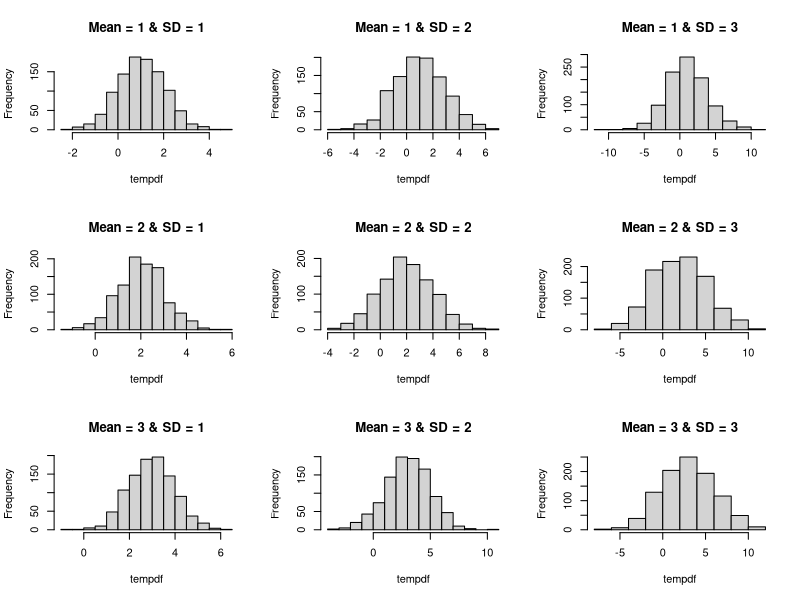
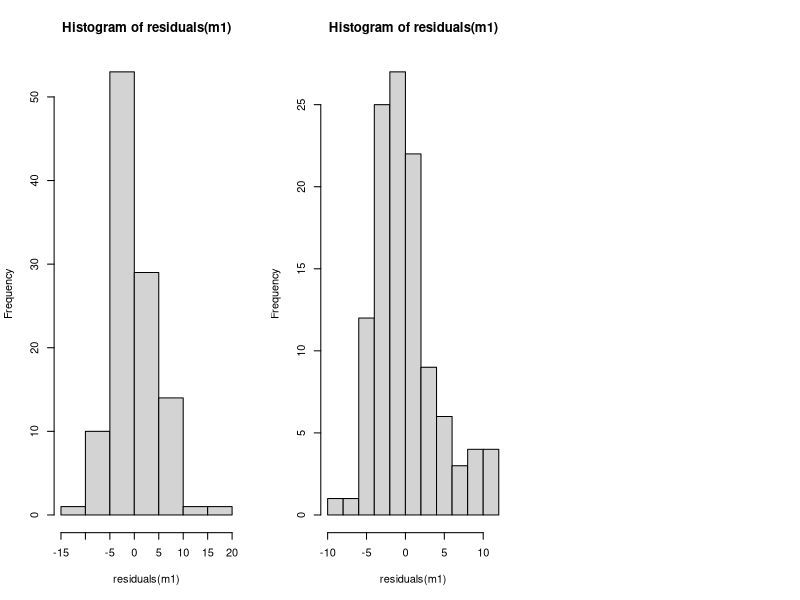

Write R code to recreate these figures, in order.
## ---- chunk 1
library(palmerpenguins)
penguins <- penguins[!is.na(penguins$body_mass_g),]
penguins <- data.frame(penguins) ## drop NAs and convert to  data.frame
str(penguins)


### separate linear models for each species
adelie <- subset(penguins, species=="Adelie")
corAde <- cor(adelie$bill_length_mm, adelie$bill_depth_mm, use="complete.obs")
chinstrap <- subset(penguins, species=="Chinstrap")
corchin <- cor(chinstrap$bill_length_mm, chinstrap$bill_depth_mm, use="complete.obs")
gentoo <- subset(penguins, species=="Gentoo")
corGen <- cor(gentoo$bill_length_mm, gentoo$bill_depth_mm, use="complete.obs")
penguinDF <- data.frame(species=c("Adelie","Chinstrap","Gentoo"), 
                        corValue =c(corAde,corchin,corGen) )

## ---- chunk 2
for(i in 1:5){
  print(i)
}

## ---- chunk 3

## list species
speciesNames <- c("Adelie","Chinstrap","Gentoo")

## Empty vector to fill
outCor <- c()

for(i in 1:3){
tempPenguin <- subset(penguins, species==speciesNames[i]) ## subset species by that iteration
corVal <- cor(tempPenguin$bill_length_mm, tempPenguin$bill_depth_mm, use="complete.obs") ##conduct correlation
outCor <- c(outCor,corVal) ## join empty vector with new cor value
}
outCor

## ---- chunk 4

## Empty vector to fill
outCor <- c()

for(i in c("Adelie","Chinstrap","Gentoo")){
tempPenguin <- subset(penguins, species== i ) ## subset species by that iteration
corVal <- cor(tempPenguin$bill_length_mm, tempPenguin$bill_depth_mm, use="complete.obs") ##conduct correlation
outCor <- c(outCor,corVal) ## join empty vector with new cor value
}
outCor

## ---- chunk 5
## Empty data.frame to fill
coefout <- data.frame()

for(i in c("Adelie","Chinstrap","Gentoo")){
model <- lm(flipper_length_mm ~ body_mass_g, data= penguins, species == i )
dfTemp <- data.frame(species= i, 
                      coefficient = coef(model)[2],
                      intercept = coef(model)[2])
coefout <- rbind(coefout,dfTemp)
}
coefout
## ---- chunk 6
## Empty data.frame to fill
coefout <- data.frame()

for(i in c("Adelie","Chinstrap","Gentoo")){
  for(j in 2007:2009){
    
model <- lm(flipper_length_mm ~ body_mass_g, data= penguins, species == i & year == j )
dfTemp <- data.frame(species= i, 
                     year = j,
                      coefficient = coef(model)[2],
                      intercept = coef(model)[2])
coefout <- rbind(coefout,dfTemp)
  }
}
coefout
## ---- chunk 7

par(mfrow=c(3,3))
for(i in 1:3){
  for(j in 1:3){
  tempdf <- rnorm(1000, mean= i, sd = j )
  hist(tempdf, main=paste0("Mean = ",i," & SD = ",j))
  }
}


## ---- chunk 8
## Loop without conditional next
valOut <- c() ## empty vector
for (i in 0:5){
  tempVal <- log(i) 
  valOut <- c(valOut,tempVal)
}
valOut ## output


## Adding in next statement
valOut <- c()
for (i in 0:5){
  tempVal <- log(i) 
  if(is.infinite(tempVal)) { ## test expression of the loop
  next ## skip remainder of loop if test is true
  }
  valOut <- c(valOut,tempVal)
}
valOut
## ---- chunk 9

par(mfrow=c(1,3))
for(i in 2006:2008){
  tryCatch({ ## wrap the entire loop in a Try catch
  m1 <- lm(bill_length_mm ~ body_mass_g, data=penguins, year==i)
  hist(residuals(m1))
  }, error = function(e) print(i)) ## specify what occurs with an error messagge
}

